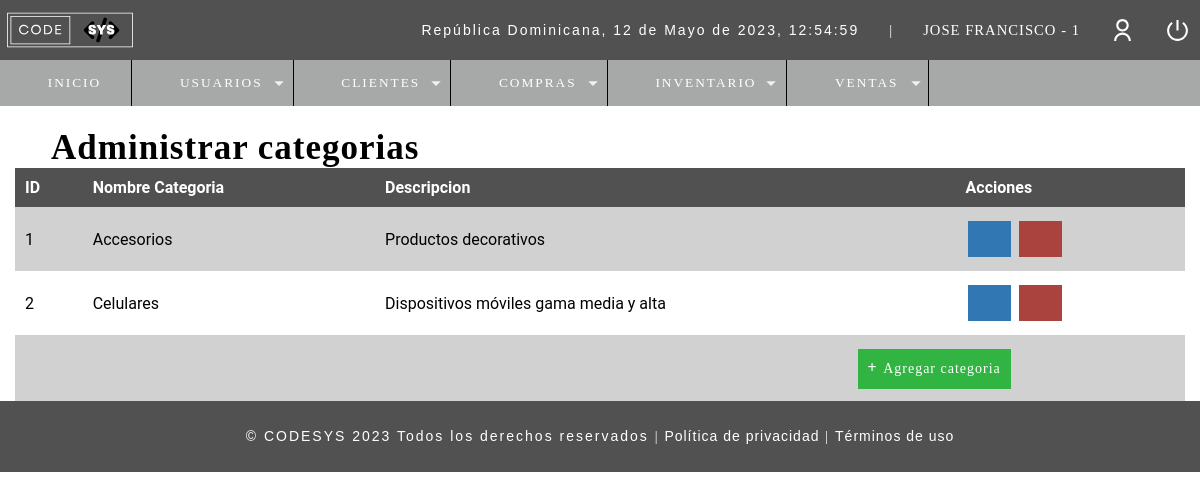
Before: /r_categorias.php (signed in) with the older database file.
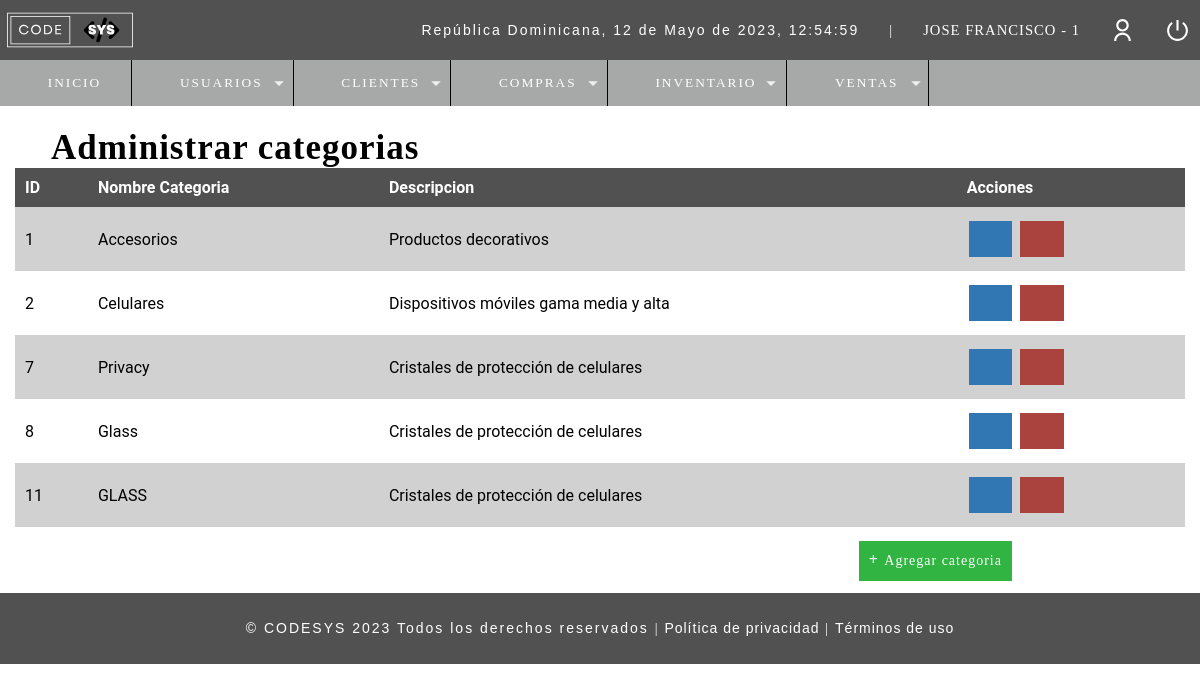
After: the same page with the newer database file.
### tables this page shows
CREATE TABLE `t_usuario` (
  `ID_Usuario` int(11) NOT NULL,
  `Nombre` varchar(50) DEFAULT NULL,
  `Email` varchar(100) DEFAULT NULL,
  `Usuario` varchar(15) DEFAULT NULL,
  `Pass` varchar(150) DEFAULT NULL,
  `Rol` int(11) DEFAULT NULL,
  `ID_Estado` int(10) DEFAULT NULL
);

CREATE TABLE `t_categoria` (
  `ID_Categoria` int(11) NOT NULL,
  `Nombre_Categoria` varchar(50) NOT NULL,
  `Descripcion` varchar(100) NOT NULL
);

### Include/functions.php (called while the page is built, shortened)
<?php
	function fechaActual(){
		$mes = array("","Enero",
		    "Febrero",
			"Marzo",
			"Abril",
			"Mayo",
			"Junio",
			"Julio",
			"Agosto",
			"Septiembre",
			"Octubre",
			"Noviembre",
			"Diciembre");
		return date('d')." de ". $mes[date('n')] . " de " . date('Y') . ", " . date('H:i:s');
	}
?>

### Controllers/r_categorias.controller.php (called while the page is built, shortened)
<?php
include("./Database/conn_backend.php");
$paginas = 10;
if(empty($_GET['pagina'])){
    $pagina = 1;
}else{
    $pagina = $_GET['pagina'];
}
$from = ($pagina - 1) * $paginas;
$query = mysqli_query($conn, "SELECT * FROM t_categoria
            ORDER BY ID_Categoria ASC
            LIMIT $from,$paginas");
?>

### r_categorias.php (the view, shortened to what this page needs)
<?php
    include_once("Include/plantilla_Cabeza.php");
    include("Controllers/r_categorias.controller.php");
    $usuario = $_SESSION['Usuario'];
	include("Database/conn_backend.php");
	$sql = mysqli_query($conn,
	"SELECT (u.Rol) as ID_Rol, (r.Rol) as Rol
		FROM t_usuario u
		INNER JOIN t_rol r
		ON u.Rol = r.ID_Rol WHERE Usuario='$usuario'");
	$idrol = 0;
	while($mostrar = mysqli_fetch_array($sql)){
		$idrol = $mostrar['ID_Rol'];
	}
?>
<br>
<br>
<head>
    <link rel="stylesheet" href="css/style.css">
</head>
<section id="container">
    <div class="r_user">
	<h1><i class="fa-solid fa-gear" style="color: #000;"></i> Administrar categorias</h1>
    <div class="containerTableResponsive">
    <table>
        <thead class="table">
        <tr>
            <th>ID</th>
            <th>Nombre Categoria</th>
            <th>Descripcion</th>
            <th>Acciones</th>
        </tr>
        </thead>
        <tbody>
            <?php while($data = mysqli_fetch_array($query)): ?>
        <tr>
            <td class="row<?=$data['ID_Categoria'];?>"><?= $data['ID_Categoria']; ?></td>
            <td class="celName"><?= $data['Nombre_Categoria']; ?></td>
            <td class="celDesc"><?= $data['Descripcion']; ?></td>
            <td>
                <a class="btn_edit edit_cat" category="<?php echo $data['ID_Categoria']; ?>" href="#"><i class="fa-solid fa-pen-to-square"></i></a>
                <?php if($idrol != 4 && $idrol != 3){ ?>
                <a class="btn_delete del_client" href="#" client="<?php echo $mostrar['ID_Cliente'];?>"><i class="fa-solid fa-trash"></i></a>
                <?php } ?>
            </td>
            <?php endwhile;?>
        </tr>
        <tr>
            <td></td>
            <td></td>
            <td></td>
            <td>
                <a class="btn_add add_category" href="#"><i class="fa-solid fa-plus" style="color: #fff;"></i> <span>Agregar categoria</span></a>
            </td>
        </tr>
        </tbody>
    </table>
    </div>
    </div>
</section>
<?php include_once("Include/plantilla_pie.php");?>

### Include/plantilla_Cabeza.php (shortened to what this page needs)
<?php
	include("./Database/conn_backend.php");
	include("scripts.php");
	$usuario = $_SESSION['Usuario'];
	$sql = "SELECT * FROM t_usuario WHERE Usuario='$usuario'";
	$result = mysqli_query($conn, $sql);
?>
<!DOCTYPE html>
<html lang="en">
<head>
</head>
<body>
	<header>
		<div class="header">
			<h1><img class="imgHeader" src="assets\images\CODESYSLOGO.svg" alt="Logo de CODESYS" width="130px" height="100px" style="margin-top:2px; margin-left:-5px;"></h1>
			<div class="optionsBar">
				<p id="hora">República Dominicana, <?php echo fechaActual();?></p>
				<span>|</span>
				<?php while($mostrar = mysqli_fetch_array($result)){?>
				<span class="user"><?php echo $mostrar['Nombre'].' - '.$mostrar['Rol']?></span>
				<?php } ?>
				<img class="photouser" src="assets\images\user-line.svg" alt="Usuario">
				<a href="Include\Close_session.php"><img class="close" src="assets\images\shut-down-line.svg" alt="Salir del sistema" title="Salir"></a>
			</div>
		</div>
		<?php include("Include/navbar.php");?>
	</header>

Changed rows visible on the page:
added t_categoria: ID_Categoria "7", Nombre_Categoria "Privacy", Descripcion "Cristales de protección de celulares"
added t_categoria: ID_Categoria "8", Nombre_Categoria "Glass", Descripcion "Cristales de protección de celulares"
added t_categoria: ID_Categoria "11", Nombre_Categoria "GLASS", Descripcion "Cristales de protección de celulares"
